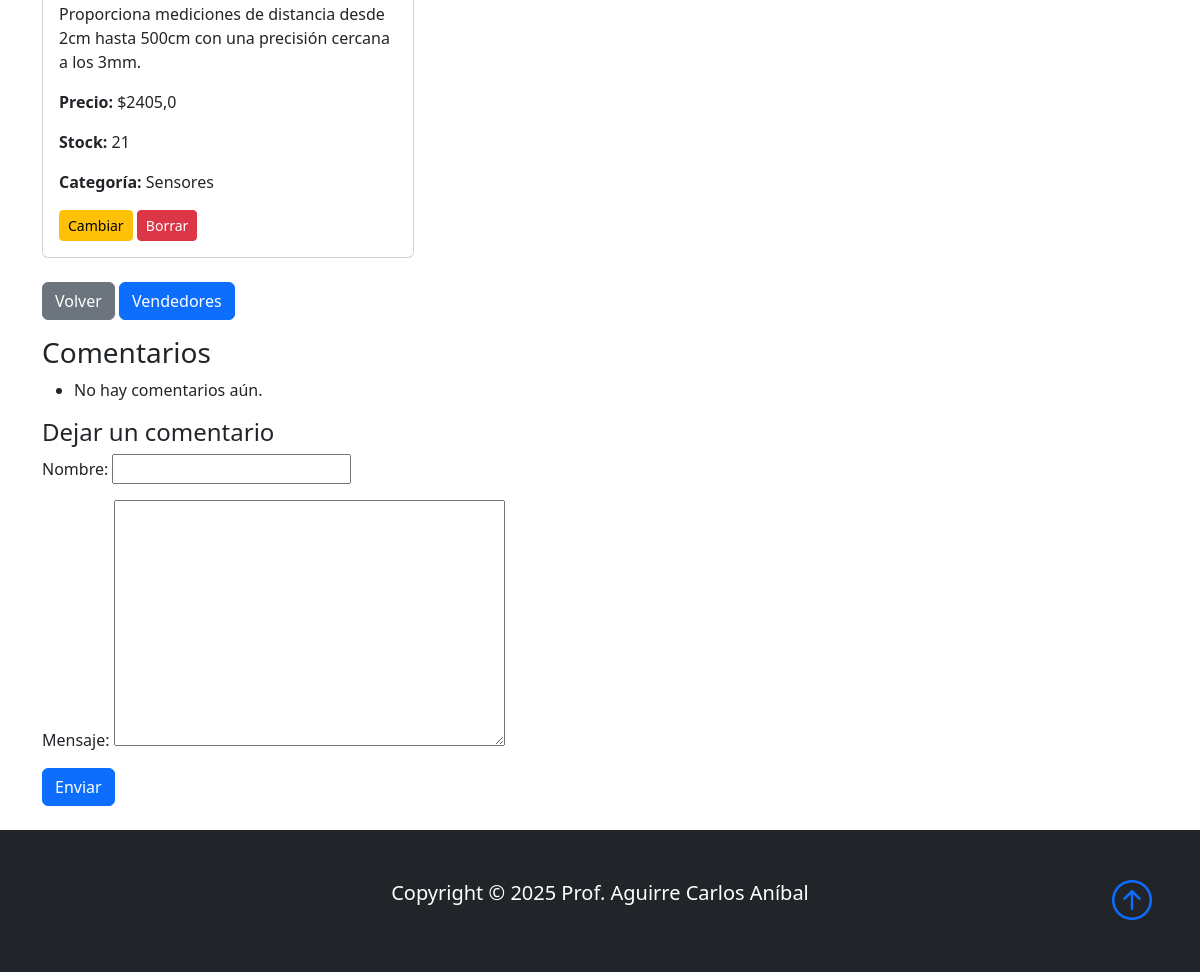
The app's page /myapp/detallepro/1 (lower part), older data.
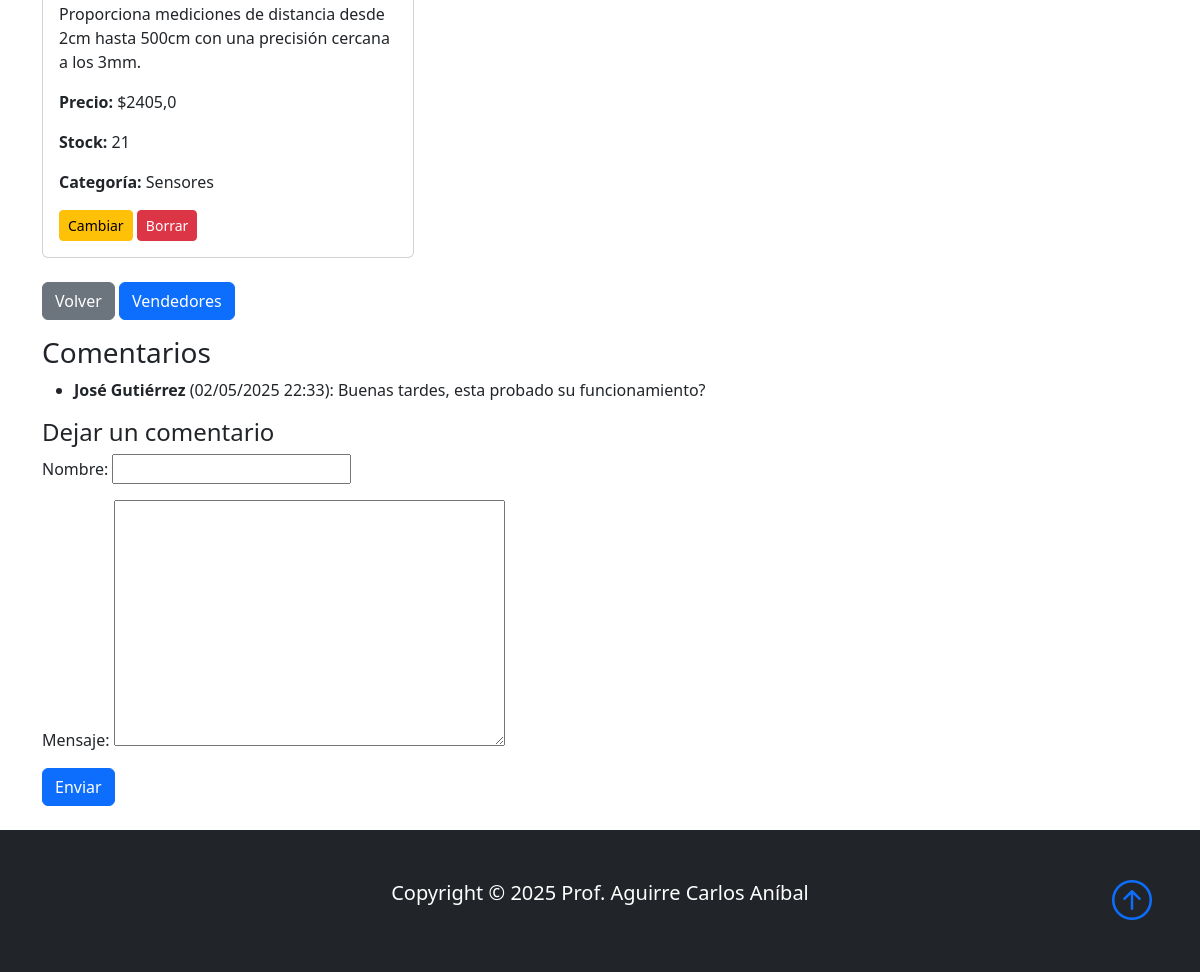
The same page, newer data.
### myapp/models.py (models this page shows, shortened)
class Comentario(models.Model):
    producto = models.ForeignKey(Productos, on_delete=models.CASCADE, related_name='comentarios')
    nombre = models.CharField(max_length=100)
    texto = models.TextField()
    fecha = models.DateTimeField(default=timezone.now)

### myapp/views.py (the view, shortened to what this page needs)
# urls.py: path('detallepro/<int:pk>', views.ProductoDetailView.as_view() , name='detalle_productos'),
class ProductoDetailView(DetailView):
    model = Productos
    template_name = 'myapp/detalle_productos.html'
    context_object_name = 'producto'
    def get_context_data(self, **kwargs):
        context = super().get_context_data(**kwargs)
        context['comentarios'] = self.object.comentarios.order_by('-fecha')
        context['form'] = ComentarioForm()
        return context

### myapp/forms.py
class ComentarioForm(forms.ModelForm):
    class Meta:
        model = Comentario
        fields = ['nombre', 'texto']
        labels = {
            'texto': 'Mensaje',
        }

### myapp/templates/myapp/detalle_productos.html (shortened to what this page needs)
{% extends 'myapp/base.html' %}
{% block contenido %}
<form method="post" enctype="multipart/form-data">
    <div class="col-md-4 mb-4">
        <div class="card h-100" style="display: flex; justify-content: center; align-items: center;">
            <div class="card-body">
                <p class="card-text">{{ producto.descripcion }}</p>
                <p class="card-text"><strong>Precio:</strong> ${{ producto.precio }}</p>
                <p class="card-text"><strong>Stock:</strong> {{ producto.stock_total }}</p>
                <p class="card-text"><strong>Categoría:</strong> {{ producto.categoria.nombre }}</p>
                <p class="card-text">
                    <a href="{% url 'editar_producto' producto.pk %}" class="btn btn-sm btn-warning">Cambiar</a>
                    <a href="{% url 'eliminar_producto' producto.pk %}" class="btn btn-sm btn-danger">Borrar</a>
                </p>
            </div>
        </div>
    </div>
    <a href="{% url 'productos' %}" class="btn btn-secondary mb-3">Volver</a>
    <a href="{% url 'vendedores' %}" class="btn btn-primary mb-3">Vendedores</a>
</form>
    <h3>Comentarios</h3>
<ul>
    {% for comentario in comentarios %}
        <li><strong>{{ comentario.nombre }}</strong> ({{ comentario.fecha|date:"d/m/Y H:i" }}): {{ comentario.texto }}</li>
    {% empty %}
        <li>No hay comentarios aún.</li>
    {% endfor %}
</ul>
<h4>Dejar un comentario</h4>
<form method="post">
    {{ form.as_p }}
    <button type="submit" class="btn btn-primary">Enviar</button>
</form>
{% endblock %}

Row changes from the older to the newer data that the page shows:
added Comentario: nombre "José Gutiérrez", fecha "02/05/2025 22:33", texto "Buenas tardes, esta probado su funcionamiento?"
Text that changed along with them:
text no longer shown: "No hay comentarios aún."
